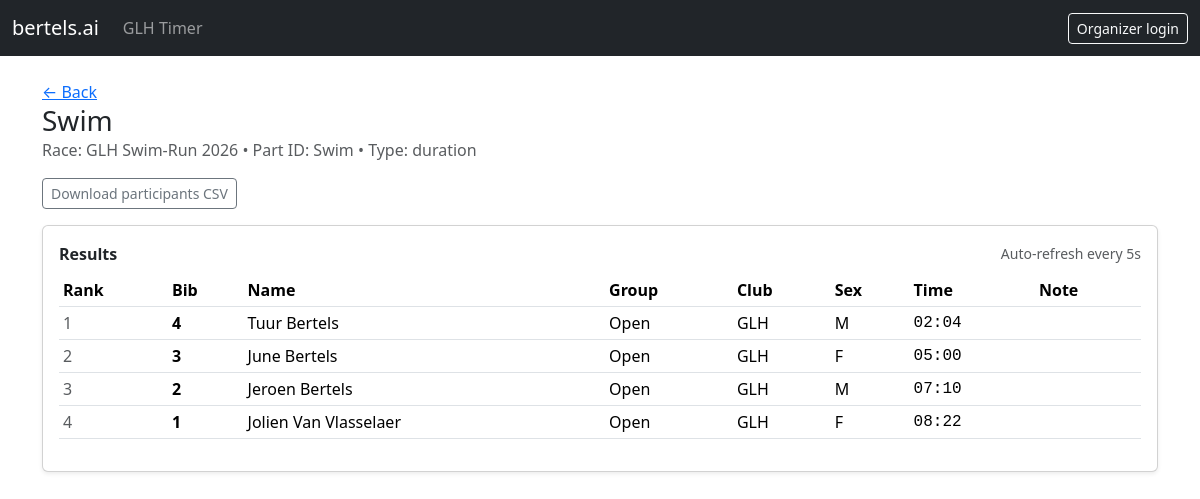
Screenshot of /races/GLH Swim-Run 2026/parts/Swim with the database file from the repository.
### app/models.py (models this page shows)
class RacePart(Base):
    __tablename__ = "race_parts"
    id: Mapped[int] = mapped_column(Integer, primary_key=True, autoincrement=True)
    race_part_id: Mapped[str] = mapped_column(String, nullable=False)
    race_id: Mapped[str] = mapped_column(ForeignKey("races.race_id", ondelete="CASCADE"), nullable=False)
    name: Mapped[str] = mapped_column(String, nullable=False)
    time_event_type: Mapped[str] = mapped_column(String, nullable=False)
    race: Mapped["Race"] = relationship(back_populates="parts")
    timing_events: Mapped[list["TimingEvent"]] = relationship(back_populates="race_part", cascade="all, delete-orphan")
    start_times: Mapped[list["RacePartStartTime"]] = relationship(back_populates="race_part", cascade="all, delete-orphan")
    __table_args__ = (
        UniqueConstraint("race_id", "race_part_id", name="uq_race_part"),
        Index("ix_race_parts_race", "race_id"),
    )

class Race(Base):
    __tablename__ = "races"
    race_id: Mapped[str] = mapped_column(String, primary_key=True)
    race_date: Mapped[datetime] = mapped_column(Date, nullable=False)
    race_timezone: Mapped[str] = mapped_column(String, nullable=False, default="Europe/Brussels")
    parts: Mapped[list["RacePart"]] = relationship(back_populates="race", cascade="all, delete-orphan")
    participants: Mapped[list["Participant"]] = relationship(back_populates="race", cascade="all, delete-orphan")

class Participant(Base):
    __tablename__ = "participants"
    id: Mapped[int] = mapped_column(Integer, primary_key=True, autoincrement=True)
    participant_id: Mapped[str] = mapped_column(String, nullable=False)  # bib
    race_id: Mapped[str] = mapped_column(ForeignKey("races.race_id", ondelete="CASCADE"), nullable=False)
    firstname: Mapped[str] = mapped_column(String, nullable=False)
    lastname: Mapped[str] = mapped_column(String, nullable=False)
    sex: Mapped[str] = mapped_column(String, nullable=True, default="")
    group_name: Mapped[str] = mapped_column(String, nullable=True, default="")
    club_name: Mapped[str] = mapped_column(String, nullable=True, default="")
    race: Mapped["Race"] = relationship(back_populates="participants")
    timing_events: Mapped[list["TimingEvent"]] = relationship(back_populates="participant")
    __table_args__ = (
        UniqueConstraint("race_id", "participant_id", name="uq_participant_per_race"),
        Index("ix_participants_race", "race_id"),
    )

### app/main.py (the view)
@app.get("/races/{race_id}/parts/{race_part_id}", response_class=HTMLResponse)
def race_part_page(
    race_id: str,
    race_part_id: str,
    request: Request,
    admin=Depends(get_current_admin),
    session=Depends(get_session),
):
    race = services.get_race(session, race_id)
    if not race:
        raise HTTPException(status_code=404, detail="Race not found")
    part = services.get_race_part(session, race_id, race_part_id)
    if not part:
        raise HTTPException(status_code=404, detail="Race part not found")
    table = services.get_results(session, race_id, race_part_id)
    start_times = services.get_start_times(session, race_id, race_part_id)
    return templates.TemplateResponse(
        "race_part.html",
        {
            "request": request,
            "race": race,
            "part": part,
            "results": table,
            "admin": admin,
            "start_times": start_times,
            "poll_ms": settings.RESULTS_POLL_MS,
        },
    )

### app/templates/race_part.html (shortened to what this page needs)
{% extends "base.html" %}
{% block content %}
<div class="d-flex align-items-start justify-content-between gap-3 flex-wrap mb-3">
  <div>
    <div class="text-muted"><a href="/races/{{ race.race_id }}">← Back</a></div>
    <h1 class="h3 m-0">{{ part.name }}</h1>
    <div class="text-muted">Race: {{ race.race_id }} • Part ID: {{ part.race_part_id }} • Type: {{ part.time_event_type }}</div>
  </div>
</div>
<div class="d-flex gap-2 mb-3 flex-wrap">
  <a class="btn btn-outline-secondary btn-sm" href="/api/participants.csv?race_id={{ race.race_id }}">Download participants CSV</a>
</div>
<div class="card shadow-sm">
  <div class="card-body">
    <div class="d-flex align-items-center justify-content-between mb-2">
      <div class="fw-semibold">Results</div>
      <div class="small text-muted">Auto-refresh every {{ (poll_ms/1000)|int }}s</div>
    </div>
    <div class="table-responsive">
      <table class="table table-sm align-middle" id="results-table">
        {% include "partials/results_table.html" %}
      </table>
    </div>
  </div>
</div>
{% endblock %}

### app/templates/partials/results_table.html
<thead>
  <tr>
    <th>Rank</th>
    <th>Bib</th>
    <th>Name</th>
    <th>Group</th>
    <th>Club</th>
    <th>Sex</th>
    <th>Time</th>
    <th>Note</th>
  </tr>
</thead>
<tbody>
  {% for r in results %}
    <tr>
      <td class="text-muted">{{ loop.index }}</td>
      <td class="fw-semibold">{{ r.bib }}</td>
      <td>{{ r.name }}</td>
      <td>{{ r.group }}</td>
      <td>{{ r.club }}</td>
      <td>{{ r.sex }}</td>
      <td class="font-monospace">{{ r.duration_str if r.duration_str else "—" }}</td>
      <td class="small text-muted">{{ r.note }}</td>
    </tr>
  {% else %}
    <tr><td colspan="8" class="text-muted">No participants yet.</td></tr>
  {% endfor %}
</tbody>

### app/static/css/app.css (style rules this page uses)
.font-monospace { font-variant-numeric: tabular-nums; }

### rows the page displays
RacePart: name "Swim", race_part_id "Swim", time_event_type "duration"
Race: race_id "GLH Swim-Run 2026"
Participant: bib "4", name "Tuur Bertels", group "Open", club "GLH", sex "M", duration_str "02:04"
Participant: group "Open", club "GLH"
Participant: group "Open", club "GLH"
Participant: group "Open", club "GLH"

### other values shown
{{ (poll_ms/1000)|int }} "5"
{{ r.bib }} "3" "2" "1"
{{ r.name }} "June Bertels" "Jeroen Bertels" "Jolien Van Vlasselaer"
{{ r.sex }} "F" "M" "F"
{{ r.duration_str if r.duration_str else "—" }} "05:00" "07:10" "08:22"
